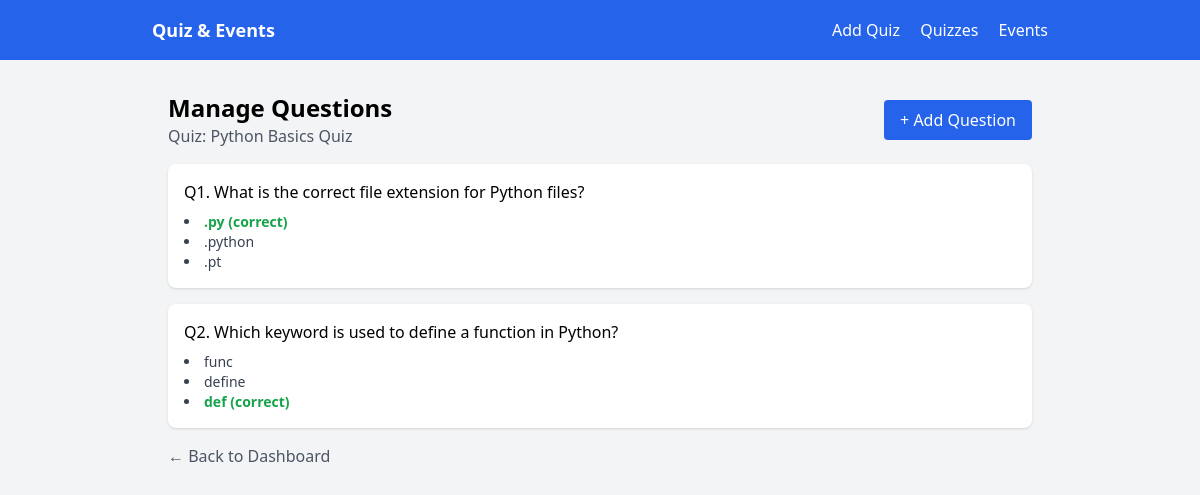
/dashboard/quiz/1/questions/, run on the app's committed database.
### app/models.py (models this page shows, shortened)
class Quiz(models.Model):
    title = models.CharField(max_length=200)
    description = models.TextField(blank=True)
    created_at = models.DateTimeField(auto_now_add=True)
    updated_at = models.DateTimeField(auto_now=True)

class Question(models.Model):
    SINGLE_CHOICE = "single"
    MULTIPLE_CHOICE = "multiple"
    QUESTION_TYPES = [
        (SINGLE_CHOICE, "Single choice"),
        (MULTIPLE_CHOICE, "Multiple choice"),
    ]
    quiz = models.ForeignKey(Quiz, on_delete=models.CASCADE, related_name="questions")
    text = models.TextField()
    question_type = models.CharField(
        max_length=20, choices=QUESTION_TYPES, default=SINGLE_CHOICE
    )
    created_at = models.DateTimeField(auto_now_add=True)

class Answer(models.Model):
    question = models.ForeignKey(Question, on_delete=models.CASCADE, related_name="answers")
    text = models.CharField(max_length=255)
    is_correct = models.BooleanField(default=False)

### app/views.py (the view)
def manage_questions(request, quiz_id):
    quiz = get_object_or_404(Quiz, pk=quiz_id)
    questions = quiz.questions.all().prefetch_related("answers")
    return render(
        request,
        "manage_questions.html",
        {"quiz": quiz, "questions": questions},
    )

### app/templates/manage_questions.html (shortened to what this page needs)
{% extends "base.html" %}
{% block content %}
<div class="flex justify-between items-center mb-4">
  <div>
    <h1 class="text-2xl font-semibold">Manage Questions</h1>
    <p class="text-gray-600">Quiz: {{ quiz.title }}</p>
  </div>
  <a
    href="{% url 'app:add_question' quiz.id %}"
    class="bg-blue-600 text-white px-4 py-2 rounded hover:bg-blue-700"
  >
    + Add Question
  </a>
</div>
{% if questions %}
  <div class="space-y-4">
    {% for question in questions %}
      <div class="bg-white shadow rounded-lg p-4">
        <p class="font-medium mb-2">
          Q{{ forloop.counter }}. {{ question.text }}
        </p>
        <ul class="list-disc list-inside text-sm text-gray-700">
          {% for ans in question.answers.all %}
            <li>
              {% if ans.is_correct %}
                <span class="font-semibold text-green-600">{{ ans.text }} (correct)</span>
              {% else %}
                {{ ans.text }}
              {% endif %}
            </li>
          {% endfor %}
        </ul>
      </div>
    {% endfor %}
  </div>
{% else %}
  <p>No questions yet. Click "Add Question" to create one.</p>
{% endif %}
<a
  href="{% url 'app:quiz_dashboard' %}"
  class="inline-block mt-4 text-gray-600 hover:underline"
>
  ← Back to Dashboard
</a>
{% endblock %}

### data on the page
Quiz: title "Python Basics Quiz"
Question: text "What is the correct file extension for Python files?"
Answer: text ".py"
Answer: text ".python"
Answer: text ".pt"
Question: text "Which keyword is used to define a function in Python?"
Answer: text "func"
Answer: text "define"
Answer: text "def"
